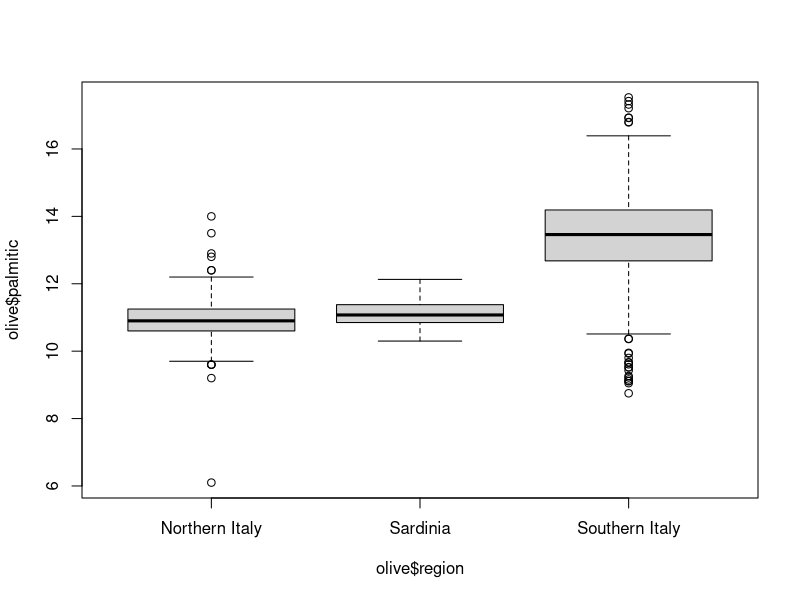

The R script that drew this image:
library(dslabs)
data(olive)
#head(olive)
#plot(olive$palmitic,olive$palmitoleic)
#hist(olive$eicosenoic)
boxplot(olive$palmitic~olive$region)
